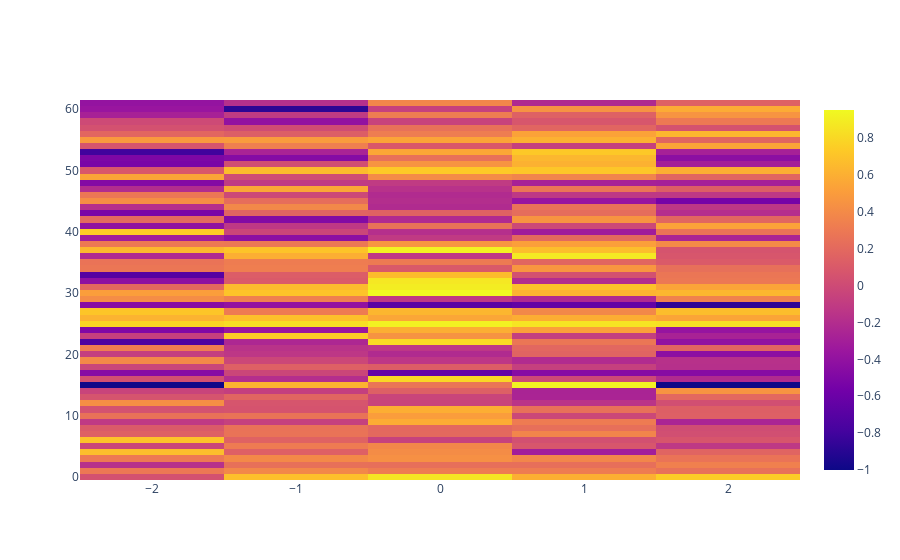

Notebook source saved alongside this figure:
### Code cell
fig = go.Figure(data=go.Heatmap( 
    x=[-2,-1,0,1,2],
                   z=df_all_correl))
fig.show()

### Figure 1 — Plotly figure (JSON) as saved in the notebook; plotly's stock layout.template omitted (floating-point values rounded to 4 significant figures; data arrays with more than 128 entries replaced by an {"elided": "..."} marker saying what was removed)
{"data": [{"type": "heatmap", "x": [-2, -1, 0, 1, 2], "z": {"elided": "62x5 float values"}}], "layout": {}}
